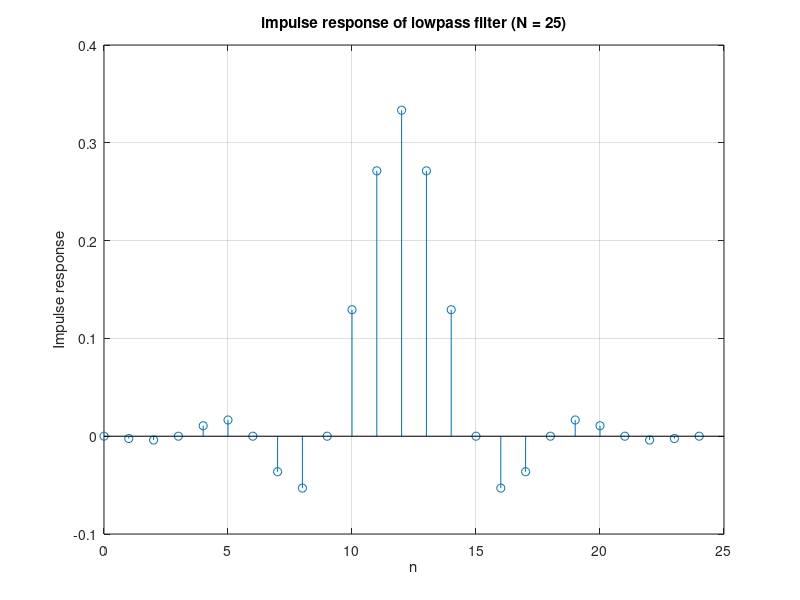
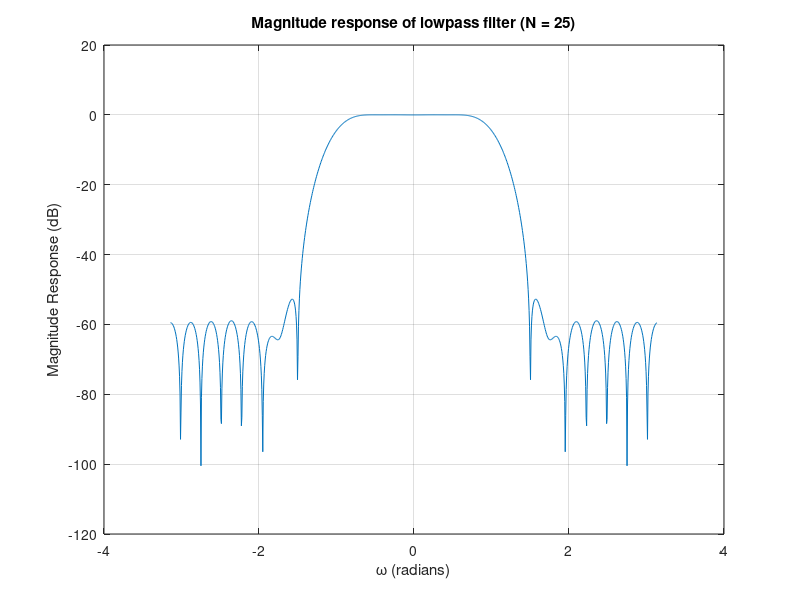
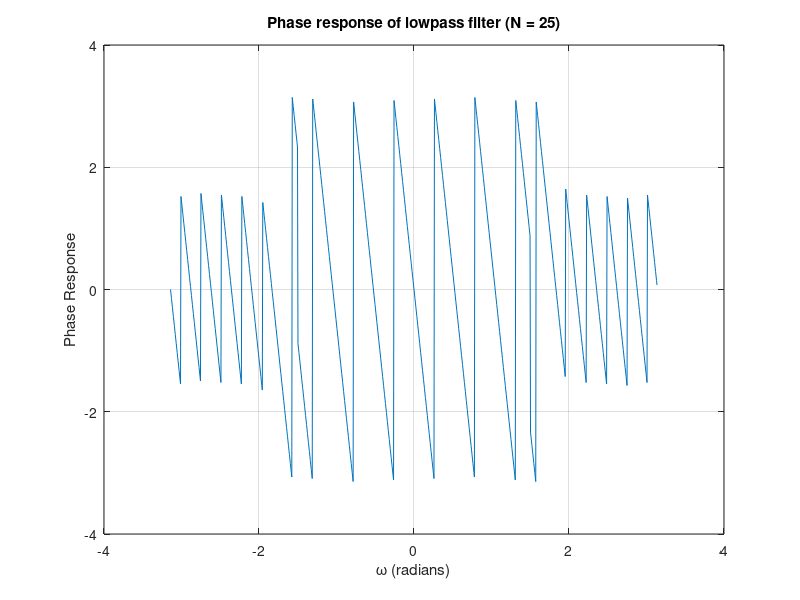

These charts were generated, in order, by the following MATLAB code:
clear all
close all
clc

% design a lowpass filter using hamming window
omega_c = pi/3;
N = 25;
n = 0 : N - 1;
M = 1024;
window = hamming(N)';

omega = 2 * pi * (0:M-1) / M;
omega = fftshift(omega);
omega(1:M/2) = omega(1:M/2) - 2 * pi;

gn = omega_c / pi * sinc(omega_c / pi * (n-12));
hn = gn .* window;

figure(1)
stem(n, hn)
xlabel('n')
ylabel('Impulse response')
title('impulse response of lowpass filter (N = 25)')
grid on

Hn = fft(hn, M);
Hn = fftshift(Hn);

figure(2)
plot(omega, mag2db(abs(Hn)))
grid on
xlabel('\omega (radians)')
ylabel('Magnitude Response (dB)')
title('Magnitude response of lowpass filter (N = 25)')

figure(3)
plot(omega, angle(Hn))
grid on
xlabel('\omega (radians)')
ylabel('Phase Response')
title('Phase response of lowpass filter (N = 25)')
